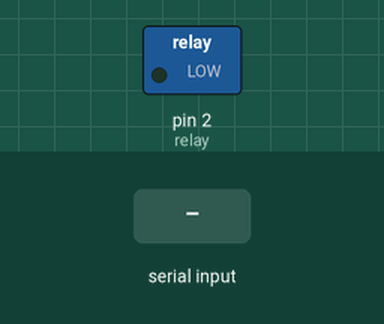
This sketch was run on a simulated Arduino Uno, built with avr-gcc and run on an emulated ATmega328P. On the bench: switched loads named in the sketch (green lamp = pin HIGH). The test bench sets the inputs (shaded band).

Above: at 1.2 s.
1.3 s: "1" received over Serial
At 2.2 s:
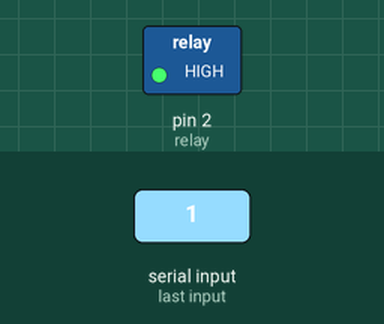
3.0 s: "2" received over Serial
At 3.5 s:
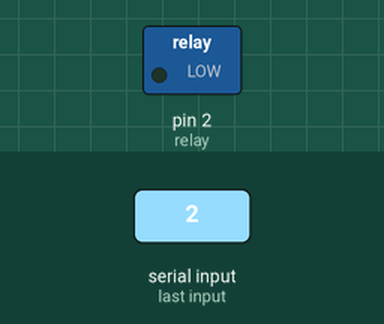
Timing chart, 0 to 6.0 s (numbered marks = the images above; inputs shaded):
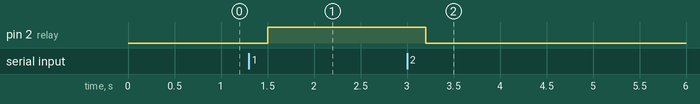

Measured:
- after the input at 1.3 s, pin 2 (relay): LOW → HIGH after 0.20 s
- after the input at 3.0 s, pin 2 (relay): HIGH → LOW after 0.20 s

The sketch:

rel2.ino
```cpp
#define relay 2    //attaches the relay to pin 2

int state=0;

void setup() {


// put your setup code here, to run once:
// initialize serial communication at 9600 bits per second:


    pinMode(relay, OUTPUT);    //sets the relay as an output
    Serial.begin(9600);
    //Wait for initialization!
    while(!Serial);
}

void loop() {


    if(Serial.available())
    {
      state = Serial.read();
    }

    delay(100);

    if(state == '1'){
      digitalWrite(relay, HIGH);    //relay open

    }
    else if(state == '2'){
      digitalWrite(relay, LOW);
    }


}
```
